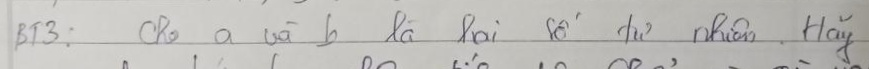
#> input picture ai-training/data/crops/sample_08_line_01.png, 869 x 69 px; its folder holds only this picture in this run
$ python segment_lines.py --input ../data/crops/sample_08_line_01.png --input_dir ../data/crops
#> lines starting #> are read from the running program, lines starting #| are printed output that depends on the picture; after the words box and inside, x2 and y2 are one past the last pixel; in counts of white or black regions, pixels touching at a corner belong together
"""
Line segmentation pipeline for MathVision Kids handwriting worksheets.

Pipeline:
  1. Grayscale conversion & optional deskew.
  2. Otsu/adaptive thresholding for ink foreground extraction.
  3. Connected components & horizontal projection profile.
  4. Primary row detection & satellite diacritic absorption (accent preservation).
  5. Pure grid line rejection.
  6. Tight crop extraction with configurable safety padding.
  7. Saves line crops and debug bounding-box visualizations.

Usage:
    python scripts/segment_lines.py --input path/to/worksheet.jpg
    python scripts/segment_lines.py --input_dir path/to/worksheets/ --config configs/crop.yaml
"""
import sys
import os
import json
import argparse
from pathlib import Path
from typing import List, Dict, Any, Tuple, Optional

import cv2
import numpy as np

if hasattr(sys.stdout, "reconfigure"):
    sys.stdout.reconfigure(encoding="utf-8", errors="replace")


def cv2_imread_unicode(filepath: Path) -> Optional[np.ndarray]:
    """Unicode-safe image reader for Windows filesystem paths."""
    try:
        data = np.fromfile(str(filepath), dtype=np.uint8)
        if data is None or len(data) == 0:
            return None
        return cv2.imdecode(data, cv2.IMREAD_COLOR)
    except Exception:
        return None


def cv2_imwrite_unicode(filepath: Path, img: np.ndarray) -> bool:
    """Unicode-safe image writer for Windows filesystem paths."""
    try:
        ext = filepath.suffix if filepath.suffix else ".png"
        success, encoded = cv2.imencode(ext, img)
        if success:
            encoded.tofile(str(filepath))
            return True
        return False
    except Exception:
        return False


def deskew_image(gray: np.ndarray, max_angle: float = 15.0) -> Tuple[np.ndarray, float]:
    """Estimate skew angle via Hough lines or minAreaRect and rotate image."""
    h, w = gray.shape[:2]
    # Simple Otsu invert: ink is white, background is black
    _, binary = cv2.threshold(gray, 0, 255, cv2.THRESH_BINARY_INV + cv2.THRESH_OTSU)
    coords = np.column_stack(np.where(binary > 0))
    if len(coords) < 100:
        return gray, 0.0

    angle = 0.0
    try:
        rect = cv2.minAreaRect(coords)
        angle = rect[-1]
        if angle < -45:
            angle = -(90 + angle)
        else:
            angle = -angle
        if abs(angle) > max_angle:
            angle = 0.0
    except Exception:
        angle = 0.0

    if abs(angle) > 0.5:
        center = (w // 2, h // 2)
        M = cv2.getRotationMatrix2D(center, angle, 1.0)
        rotated = cv2.warpAffine(gray, M, (w, h), flags=cv2.INTER_CUBIC, borderMode=cv2.BORDER_REPLICATE)
        return rotated, angle
    return gray, 0.0


def segment_worksheet_lines(
    image: np.ndarray,
    config: Dict[str, Any],
) -> List[Dict[str, Any]]:
    """Segment handwritten text lines from worksheet image."""
    h_orig, w_orig = image.shape[:2]

    # Convert to grayscale
    if len(image.shape) == 3:
        gray = cv2.cvtColor(image, cv2.COLOR_BGR2GRAY)
    else:
        gray = image.copy()

    # Deskew if enabled
    skew_angle = 0.0
    if config.get("preprocessing", {}).get("deskew_enabled", True):
        max_ang = config.get("preprocessing", {}).get("deskew_max_angle", 15.0)
        gray, skew_angle = deskew_image(gray, max_angle=max_ang)

    # Invert binary: ink is foreground (255), paper is background (0)
    _, binary = cv2.threshold(gray, 0, 255, cv2.THRESH_BINARY_INV + cv2.THRESH_OTSU)

    # Remove thin graph paper lines (horizontal and vertical line filter)
    # Long thin horizontal lines (> 80px wide, <= 2px high)
    h_kernel = cv2.getStructuringElement(cv2.MORPH_RECT, (40, 1))
    v_kernel = cv2.getStructuringElement(cv2.MORPH_RECT, (1, 40))
    detected_h_lines = cv2.morphologyEx(binary, cv2.MORPH_OPEN, h_kernel)
    detected_v_lines = cv2.morphologyEx(binary, cv2.MORPH_OPEN, v_kernel)
    grid_mask = cv2.bitwise_or(detected_h_lines, detected_v_lines)

    # Ink without grid lines (for line detection)
    ink_clean = cv2.subtract(binary, grid_mask)

    # Morphological dilation horizontally to connect words in the same line
    h_dist = config.get("segmentation", {}).get("horizontal_merge_distance", 25)
    merge_kernel = cv2.getStructuringElement(cv2.MORPH_RECT, (h_dist, 3))
    dilated = cv2.dilate(ink_clean, merge_kernel, iterations=1)

    # Connected components
    num_labels, labels, stats, centroids = cv2.connectedComponentsWithStats(dilated, connectivity=8)

    min_line_w = config.get("segmentation", {}).get("min_line_width", 50)
    min_line_h = config.get("segmentation", {}).get("min_line_height", 14)
    max_line_h = config.get("segmentation", {}).get("max_line_height", 220)

    candidate_boxes = []
    for i in range(1, num_labels):
        bx = stats[i, cv2.CC_STAT_LEFT]
        by = stats[i, cv2.CC_STAT_TOP]
        bw = stats[i, cv2.CC_STAT_WIDTH]
        bh = stats[i, cv2.CC_STAT_HEIGHT]
        area = stats[i, cv2.CC_STAT_AREA]

        if bw >= min_line_w and min_line_h <= bh <= max_line_h and area > 100:
            candidate_boxes.append((bx, by, bw, bh))

    # Sort boxes top to bottom
    candidate_boxes.sort(key=lambda b: b[1])

    # Merge overlapping or close rows on similar baseline (y overlap)
    v_gap_thresh = config.get("segmentation", {}).get("vertical_gap_threshold", 12)
    merged_rows = []
    for box in candidate_boxes:
        bx, by, bw, bh = box
        merged = False
        for j, (mx, my, mw, mh) in enumerate(merged_rows):
            # Check vertical overlap or close proximity
            y_overlap = max(0, min(by + bh, my + mh) - max(by, my))
            v_gap = max(0, max(by, my) - min(by + bh, my + mh))
            h_overlap = max(0, min(bx + bw, mx + mw) - max(bx, mx))

            # Merge if on same horizontal baseline (v_gap == 0 or significant y overlap)
            if y_overlap > 0.4 * min(bh, mh) or (v_gap <= v_gap_thresh and h_overlap > 0):
                nx1 = min(bx, mx)
                ny1 = min(by, my)
                nx2 = max(bx + bw, mx + mw)
                ny2 = max(by + bh, my + mh)
                merged_rows[j] = (nx1, ny1, nx2 - nx1, ny2 - ny1)
                merged = True
                break
        if not merged:
            merged_rows.append((bx, by, bw, bh))

    # Add accent safety padding to protect Vietnamese diacritics
    pad_top = config.get("segmentation", {}).get("accent_padding_top", 8)
    pad_bottom = config.get("segmentation", {}).get("accent_padding_bottom", 8)
    pad_lat = config.get("segmentation", {}).get("lateral_padding", 12)

    line_crops_info = []
    for idx, (bx, by, bw, bh) in enumerate(sorted(merged_rows, key=lambda b: b[1])):
        crop_y1 = max(0, by - pad_top)
        crop_y2 = min(h_orig, by + bh + pad_bottom)
        crop_x1 = max(0, bx - pad_lat)
        crop_x2 = min(w_orig, bx + bw + pad_lat)

        crop_w = crop_x2 - crop_x1
        crop_h = crop_y2 - crop_y1

        if crop_w < 30 or crop_h < 12:
            continue

        # Extract crop from original image
        crop_img = image[crop_y1:crop_y2, crop_x1:crop_x2]

        line_crops_info.append({
            "line_index": idx + 1,
            "bbox": [crop_x1, crop_y1, crop_w, crop_h],
            "crop_image": crop_img,
            "original_size": [w_orig, h_orig],
            "skew_angle": skew_angle,
        })

    return line_crops_info


def process_images(
    input_paths: List[Path],
    output_crops_dir: Path,
    output_debug_dir: Path,
    config: Dict[str, Any],
) -> List[Dict[str, Any]]:
    output_crops_dir.mkdir(parents=True, exist_ok=True)
    output_debug_dir.mkdir(parents=True, exist_ok=True)

    all_crops_metadata = []

    for img_path in input_paths:
        print(f"Segmenting: {img_path.name}...")
        img = cv2_imread_unicode(img_path)
#> in cv2_imread_unicode, returned value is the input picture: shape (69, 869, 3); mean B, G, R 185.5, 188.8, 190
        if img is None:
            print(f"  [WARN] Failed to read image: {img_path}")
            continue

        lines = segment_worksheet_lines(img, config)
#> in deskew_image, `_, binary = cv2.threshold(gray, 0, 255, cv2.THRESH_BINARY_INV + cv2.TH..`:
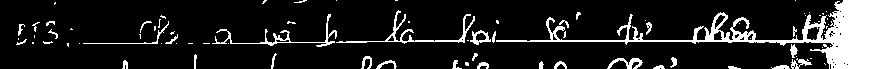
#> binary: shape (69, 869); 12.3% white; 82 white regions (48 under 20 px), largest, box (x1, y1, x2, y2) and area: (496, 0, 869, 69) 4629, (336, 10, 475, 44) 520, (212, 14, 337, 47) 453
#> in deskew_image, `coords = np.column_stack(np.where(binary > 0))`: coords = 7384 pairs, first value 0 to 68, second value 16 to 868
#> in deskew_image, `rect = cv2.minAreaRect(coords)`: rect = ((34, 442), (852, 68), -90)
#> in deskew_image, `angle = rect[-1]`: angle = -90
#> in deskew_image, `angle = -(90 + angle)`: angle = 0
#> in segment_worksheet_lines, `detected_h_lines = cv2.morphologyEx(binary, cv2.MORPH_OPEN, h_kernel)`: detected_h_lines: shape (69, 869); 5.7% white; 4 white regions, box (x1, y1, x2, y2) and area: (497, 0, 869, 69) 3086, (347, 41, 466, 42) 119, (231, 42, 336, 44) 109, (84, 43, 159, 44) 75
#> in segment_worksheet_lines, `detected_v_lines = cv2.morphologyEx(binary, cv2.MORPH_OPEN, v_kernel)`:
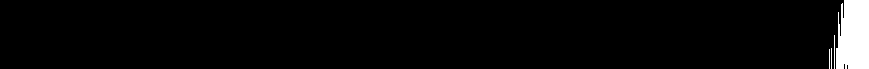
#> detected_v_lines: shape (69, 869); 3.6% white; 4 white regions, box (x1, y1, x2, y2) and area: (836, 0, 869, 69) 2075, (834, 35, 835, 69) 34, (831, 48, 832, 69) 21, (829, 49, 830, 69) 20
#> in segment_worksheet_lines, `grid_mask = cv2.bitwise_or(detected_h_lines, detected_v_lines)`:
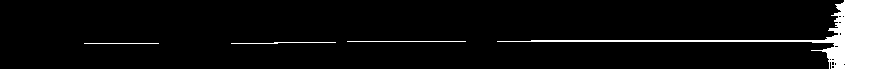
#> grid_mask: shape (69, 869); 5.8% white; 4 white regions, box (x1, y1, x2, y2) and area: (497, 0, 869, 69) 3145, (347, 41, 466, 42) 119, (231, 42, 336, 44) 109, (84, 43, 159, 44) 75
#> in segment_worksheet_lines, `ink_clean = cv2.subtract(binary, grid_mask)`:
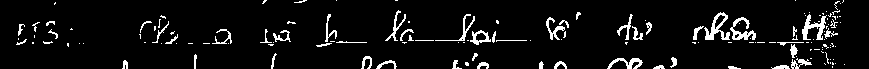
#> ink_clean: shape (69, 869); 6.6% white in thin lines or dots
#> in segment_worksheet_lines, `dilated = cv2.dilate(ink_clean, merge_kernel, iterations=1)`:
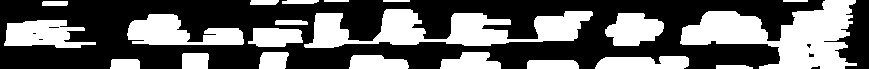
#> dilated: shape (69, 869); 38.7% white; 21 white regions, largest, box (x1, y1, x2, y2) and area: (680, 0, 857, 69) 6405, (304, 9, 593, 48) 5622, (127, 14, 244, 45) 2232
#> in segment_worksheet_lines, `num_labels, labels, stats, centroids = cv2.connectedComponentsWithStat..`:
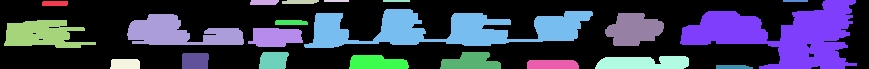
#> labels: shape (69, 869) int32; 22 distinct labels, from 0 to 21; one colour per label, 0 black
#> in segment_worksheet_lines, `num_labels, labels, stats, centroids = cv2.connectedComponentsWithStat..`: num_labels = 22; stats = 22 rows, first 6: [0, 0, 869, 69, 36749], [42, 1, 26, 5, 128], [250, 0, 29, 5, 137], [282, 0, 37, 4, 136], [324, 0, 25, 2, 50], [383, 0, 27, 2, 54]; centroids = 22 rows, first 8: [403.1, 32.09], [54.5, 3], [263.6, 1.96], [299.7, 1.49], [336, 0.5], [396, 0.5], [795, 0.5], [782.1, 34.81]
#> the loop in segment_worksheet_lines, `for i in range(1, num_labels):` made 21 passes
#> (bx, by, bw, bh, area) on passes 1 to 12: (42, 1, 26, 5, 128), (250, 0, 29, 5, 137), (282, 0, 37, 4, 136), (324, 0, 25, 2, 50), (383, 0, 27, 2, 54), (783, 0, 25, 2, 50), (680, 0, 177, 69, 6405), (304, 9, 289, 39, 5622), (605, 13, 59, 33, 1403), (127, 14, 117, 31, 2232), (4, 20, 92, 28, 1713), (275, 20, 33, 5, 157)
#> after the loop in segment_worksheet_lines, `for i in range(1, num_labels):`: candidate_boxes = [(680, 0, 177, 69), (304, 9, 289, 39), (605, 13, 59, 33), (127, 14, 117, 31), (4, 20, 92, 28), (248, 28, 55, 19), (440, 52, 61, 17), (349, 55, 60, 14)]
#> the loop in segment_worksheet_lines, `for box in candidate_boxes:` made 8 passes
#> after the loop in segment_worksheet_lines, `for box in candidate_boxes:`: merged_rows = [(4, 0, 853, 69)]
#> the loop in segment_worksheet_lines, `for idx, (bx, by, bw, bh) in enumerate(sorted(merged_rows, key=lambda ..` made 1 pass
#> (bx, by, bw, bh, crop_y1, crop_y2, crop_x1, crop_x2) on pass 1: (4, 0, 853, 69, 0, 69, 0, 869)
#> after the loop in segment_worksheet_lines, `for idx, (bx, by, bw, bh) in enumerate(sorted(merged_rows, key=lambda ..`: line_crops_info = 1 item
        print(f"  -> Extracted {len(lines)} lines.")

        debug_canvas = img.copy()
        for item in lines:
            line_idx = item["line_index"]
            bx, by, bw, bh = item["bbox"]
            crop_img = item["crop_image"]

            crop_filename = f"{img_path.stem}_line_{line_idx:02d}.png"
            crop_save_path = output_crops_dir / crop_filename
            cv2_imwrite_unicode(crop_save_path, crop_img)

            # Draw on debug canvas
            cv2.rectangle(debug_canvas, (bx, by), (bx + bw, by + bh), (0, 200, 0), 2)
            cv2.putText(
                debug_canvas,
                f"L{line_idx}",
                (bx + 2, by + 16),
                cv2.FONT_HERSHEY_SIMPLEX,
                0.5,
                (0, 0, 255),
                1,
            )

            all_crops_metadata.append({
                "crop_id": crop_save_path.stem,
                "crop_file": str(crop_save_path),
                "source_image": str(img_path),
                "source_image_id": img_path.stem,
                "line_index": line_idx,
                "bbox": [bx, by, bw, bh],
                "width": bw,
                "height": bh,
            })

        # Save debug image
        debug_save_path = output_debug_dir / f"{img_path.stem}_boxes.png"
        cv2_imwrite_unicode(debug_save_path, debug_canvas)

    return all_crops_metadata


def main():
    parser = argparse.ArgumentParser(description="Segment handwritten text lines from worksheet images.")
    parser.add_argument("--input", type=str, default="", help="Path to single image")
    parser.add_argument("--input_dir", type=str, default="", help="Path to directory of images")
    parser.add_argument("--config", type=str, default="configs/crop.yaml", help="Path to crop.yaml config")
    parser.add_argument("--output_crops", type=str, default="data/crops", help="Dir to save crops")
    parser.add_argument("--output_debug", type=str, default="artifacts/crop_debug", help="Dir to save debug images")

    args = parser.parse_args()

    config = {}
    if os.path.exists(args.config):
        import yaml
        with open(args.config, "r", encoding="utf-8") as f:
            config = yaml.safe_load(f)

    input_paths = []
    if args.input:
        input_paths.append(Path(args.input).resolve())
    elif args.input_dir:
        dir_p = Path(args.input_dir).resolve()
        for ext in [".jpg", ".jpeg", ".png", ".bmp"]:
            input_paths.extend(list(dir_p.glob(f"*{ext}")))
    else:
        # Default fixture sample images if no args provided
        sample_dir = Path("artifacts/samples").resolve()
        if sample_dir.exists():
            for ext in [".jpg", ".jpeg", ".png"]:
                input_paths.extend(list(sample_dir.glob(f"*{ext}")))
        if not input_paths:
            # Check ocr_engine samples
            stg_sample = Path("handoff/staging/ocr_engine_handoff_final/ocr_engine/samples").resolve()
            if stg_sample.exists():
                for ext in [".jpg", ".jpeg", ".png"]:
                    input_paths.extend(list(stg_sample.glob(f"*{ext}")))

    print(f"Total worksheet images to process: {len(input_paths)}")
    process_images(
        input_paths=input_paths,
        output_crops_dir=Path(args.output_crops).resolve(),
        output_debug_dir=Path(args.output_debug).resolve(),
        config=config,
    )
#|   -> Extracted 1 lines.
#> the loop in process_images, `for item in lines:` made 1 pass
#> (line_idx, bx, by, bw, bh, crop_filename, ext in cv2_imwrite_unicode) on pass 1: (1, 0, 0, 869, 69, 'sample_08_line_01_line_01.png', '.png')
#> after the loop in process_images, `for item in lines:`:
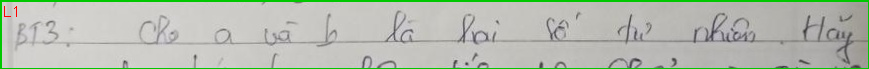
#> debug_canvas: shape (69, 869, 3); 4.73% of pixels changed, all inside (x1, y1, x2, y2) = (0, 0, 869, 69)


if __name__ == "__main__":
    main()
